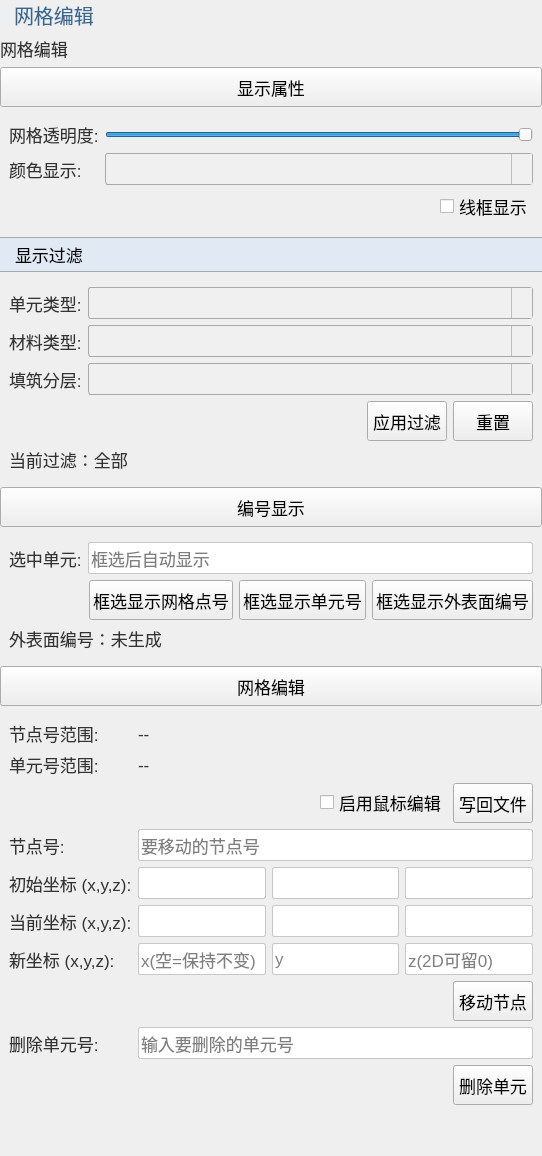
<?xml version="1.0" encoding="UTF-8"?>
<ui version="4.0">
 <class>GridEditingWidget</class>
 <widget class="QWidget" name="GridEditingWidget">
  <property name="geometry">
   <rect>
    <x>0</x>
    <y>0</y>
    <width>542</width>
    <height>1156</height>
   </rect>
  </property>
  <property name="windowTitle">
   <string>网格编辑</string>
  </property>
  <property name="styleSheet">
   <string notr="true">QWidget{
font-family: &quot;Microsoft YaHei&quot;, &quot;微软雅黑&quot;;
}
QPushButton {
    font-size: 17px;
    min-height: 32px;
}
QPushButton#pushButton {
    background-color: rgb(224, 233, 244);
    border-width: 1px;
    border-color: rgb(121, 121, 121);
    border-style: solid;
    min-height: 33px;
    border-top: 1px solid rgb(169, 169, 169);
    border-bottom: 1px solid rgb(169, 169, 169);
    border-left: none;
    border-right: none;
    text-align: left;
    padding-left: 15px;
    font-size: 17px;
}
QLabel {
    font-size: 17px;
    color: rgb(51, 51, 51);
}
QLabel#pageNameLabel {
    font-size: 20px;
    padding-left: 9px;
    color: rgb(53, 103, 147);
}
QLineEdit, QTextEdit, QPlainTextEdit, QSpinBox, QDoubleSpinBox, QDateTimeEdit {
    border: 1px solid rgb(200, 200, 200);
    border-radius: 2px;
    font-size: 17px;
    min-height: 30px;
}
QLineEdit:focus, QTextEdit:focus, QPlainTextEdit:focus,
QSpinBox:focus, QDoubleSpinBox:focus, QDateTimeEdit:focus {
    border-color: rgb(100, 100, 255);
    outline: none;
}
QComboBox {
    font-size: 17px;
    color: rgb(51, 51, 51);
    padding-left: 6px;
    background: rgb(240, 240, 240);
    border: 1px solid rgb(169, 169, 169);
    border-radius: 3px;
    min-height: 30px;
}
QComboBox::drop-down {
    subcontrol-origin: padding;
    subcontrol-position: top right;
    width: 20px;
    background: rgb(240, 240, 240);
    border-left: 1px solid rgb(190, 190, 190);
}
QComboBox::down-arrow {
    image: url(:/resources/arrow_down_drawn.svg);
    width: 12px;
    height: 12px;
}
QSpinBox::up-button, QDoubleSpinBox::up-button {
    subcontrol-origin: border;
    subcontrol-position: top right;
    width: 18px;
    border-left: 1px solid rgb(190, 190, 190);
    border-bottom: 1px solid rgb(210, 210, 210);
    background: rgb(240, 240, 240);
}
QSpinBox::down-button, QDoubleSpinBox::down-button {
    subcontrol-origin: border;
    subcontrol-position: bottom right;
    width: 18px;
    border-left: 1px solid rgb(190, 190, 190);
    background: rgb(240, 240, 240);
}
QSpinBox::up-arrow, QDoubleSpinBox::up-arrow {
    image: url(:/resources/arrow_up_drawn.svg);
    width: 10px;
    height: 10px;
}
QSpinBox::down-arrow, QDoubleSpinBox::down-arrow {
    image: url(:/resources/arrow_down_drawn.svg);
    width: 10px;
    height: 10px;
}
QRadioButton, QCheckBox, QGroupBox {
    font-size: 17px;
}
QTableWidget, QTreeWidget, QListWidget {
    font-size: 16px;
    gridline-color: rgb(210, 210, 210);
}

</string>
  </property>
  <layout class="QVBoxLayout" name="verticalLayout">
   <property name="leftMargin">
    <number>0</number>
   </property>
   <property name="topMargin">
    <number>0</number>
   </property>
   <property name="rightMargin">
    <number>0</number>
   </property>
   <property name="bottomMargin">
    <number>0</number>
   </property>
   <item>
    <widget class="QLabel" name="pageNameLabel">
     <property name="text">
      <string>网格编辑</string>
     </property>
    </widget>
   </item>
   <item>
    <widget class="QLabel" name="label">
     <property name="text">
      <string>网格编辑</string>
     </property>
    </widget>
   </item>
   <item>
    <widget class="QPushButton" name="pushButton_2">
     <property name="text">
      <string>显示属性</string>
     </property>
    </widget>
   </item>
   <item>
    <widget class="QWidget" name="widget_3" native="true">
     <layout class="QGridLayout" name="gridLayout_3">
      <item row="0" column="0">
       <widget class="QLabel" name="labelOpacity">
        <property name="text">
         <string>网格透明度:</string>
        </property>
       </widget>
      </item>
      <item row="0" column="1">
       <widget class="QSlider" name="horizontalSliderOpacity">
        <property name="minimum">
         <number>10</number>
        </property>
        <property name="maximum">
         <number>100</number>
        </property>
        <property name="value">
         <number>100</number>
        </property>
        <property name="orientation">
         <enum>Qt::Orientation::Horizontal</enum>
        </property>
       </widget>
      </item>
      <item row="1" column="0">
       <widget class="QLabel" name="labelColorMode">
        <property name="text">
         <string>颜色显示:</string>
        </property>
       </widget>
      </item>
      <item row="1" column="1">
       <widget class="QComboBox" name="comboBoxColorMode"/>
      </item>
      <item row="2" column="0" colspan="2">
       <layout class="QHBoxLayout" name="horizontalLayout_3">
        <item>
         <spacer name="horizontalSpacerPicking">
          <property name="orientation">
           <enum>Qt::Orientation::Horizontal</enum>
          </property>
          <property name="sizeHint" stdset="0">
           <size>
            <width>40</width>
            <height>20</height>
           </size>
          </property>
         </spacer>
        </item>
        <item>
         <widget class="QCheckBox" name="checkBoxShowInternalGrid">
          <property name="text">
           <string>线框显示</string>
          </property>
         </widget>
        </item>
       </layout>
      </item>
     </layout>
    </widget>
   </item>
   <item>
    <widget class="QPushButton" name="pushButton">
     <property name="text">
      <string>显示过滤</string>
     </property>
    </widget>
   </item>
   <item>
    <widget class="QWidget" name="widget_2" native="true">
     <layout class="QGridLayout" name="gridLayout_2">
      <item row="2" column="1">
       <widget class="QComboBox" name="comboBoxLayer">
        <property name="editable">
         <bool>false</bool>
        </property>
       </widget>
      </item>
      <item row="1" column="0">
       <widget class="QLabel" name="labelMatypeFilter">
        <property name="sizePolicy">
         <sizepolicy hsizetype="Fixed" vsizetype="Preferred">
          <horstretch>0</horstretch>
          <verstretch>0</verstretch>
         </sizepolicy>
        </property>
        <property name="text">
         <string>材料类型:</string>
        </property>
       </widget>
      </item>
      <item row="2" column="0">
       <widget class="QLabel" name="labelLayerFilter">
        <property name="sizePolicy">
         <sizepolicy hsizetype="Fixed" vsizetype="Preferred">
          <horstretch>0</horstretch>
          <verstretch>0</verstretch>
         </sizepolicy>
        </property>
        <property name="text">
         <string>填筑分层:</string>
        </property>
       </widget>
      </item>
      <item row="0" column="1">
       <widget class="QComboBox" name="comboBoxKetype">
        <property name="editable">
         <bool>false</bool>
        </property>
       </widget>
      </item>
      <item row="1" column="1">
       <widget class="QComboBox" name="comboBoxMatype">
        <property name="editable">
         <bool>false</bool>
        </property>
       </widget>
      </item>
      <item row="0" column="0">
       <widget class="QLabel" name="labelKetypeFilter">
        <property name="text">
         <string>单元类型:</string>
        </property>
       </widget>
      </item>
      <item row="3" column="0" colspan="2">
       <layout class="QHBoxLayout" name="horizontalLayout_2">
        <item>
         <spacer name="horizontalSpacer">
          <property name="orientation">
           <enum>Qt::Orientation::Horizontal</enum>
          </property>
          <property name="sizeHint" stdset="0">
           <size>
            <width>40</width>
            <height>20</height>
           </size>
          </property>
         </spacer>
        </item>
        <item>
         <widget class="QPushButton" name="pushButtonApplyFilter">
          <property name="text">
           <string>应用过滤</string>
          </property>
         </widget>
        </item>
        <item>
         <widget class="QPushButton" name="pushButtonResetFilter">
          <property name="text">
           <string>重置</string>
          </property>
         </widget>
        </item>
       </layout>
      </item>
      <item row="4" column="0" colspan="2">
       <widget class="QLabel" name="labelFilterSummary">
        <property name="text">
         <string>当前过滤：全部</string>
        </property>
        <property name="wordWrap">
         <bool>true</bool>
        </property>
       </widget>
      </item>
     </layout>
    </widget>
   </item>
   <item>
    <widget class="QPushButton" name="pushButton_4">
     <property name="text">
      <string>编号显示</string>
     </property>
    </widget>
   </item>
   <item>
    <widget class="QWidget" name="widget_4" native="true">
     <layout class="QGridLayout" name="gridLayout_4">
      <item row="0" column="1">
       <widget class="QLineEdit" name="lineEditElemIdForLabels">
        <property name="readOnly">
         <bool>true</bool>
        </property>
        <property name="placeholderText">
         <string>框选后自动显示</string>
        </property>
       </widget>
      </item>
      <item row="0" column="0">
       <widget class="QLabel" name="labelElemForLabels">
        <property name="text">
         <string>选中单元:</string>
        </property>
       </widget>
      </item>
      <item row="1" column="0" colspan="2">
       <layout class="QHBoxLayout" name="horizontalLayout_4">
        <item>
         <spacer name="horizontalSpacer_2">
          <property name="orientation">
           <enum>Qt::Orientation::Horizontal</enum>
          </property>
          <property name="sizeHint" stdset="0">
           <size>
            <width>40</width>
            <height>20</height>
           </size>
          </property>
         </spacer>
        </item>
        <item>
         <widget class="QPushButton" name="pushButtonShowNodeLabels">
          <property name="text">
           <string>框选显示网格点号</string>
          </property>
         </widget>
        </item>
        <item>
         <widget class="QPushButton" name="pushButtonShowElemLabel">
          <property name="text">
           <string>框选显示单元号</string>
          </property>
         </widget>
        </item>
        <item>
         <widget class="QPushButton" name="pushButtonShowSurfaceLabels">
          <property name="text">
           <string>框选显示外表面编号</string>
          </property>
         </widget>
        </item>
       </layout>
      </item>
      <item row="2" column="0" colspan="2">
       <widget class="QLabel" name="labelSurfaceLabelSummary">
        <property name="text">
         <string>外表面编号：未生成</string>
        </property>
       </widget>
      </item>
     </layout>
    </widget>
   </item>
   <item>
    <widget class="QPushButton" name="pushButton_3">
     <property name="text">
      <string>网格编辑</string>
     </property>
    </widget>
   </item>
   <item>
    <widget class="QWidget" name="widget" native="true">
     <layout class="QGridLayout" name="gridLayout">
      <item row="1" column="0">
       <widget class="QLabel" name="labelElemRangeTitle">
        <property name="text">
         <string>单元号范围:</string>
        </property>
       </widget>
      </item>
      <item row="4" column="1">
       <layout class="QHBoxLayout" name="horizontalLayoutNodeCoord0">
        <item>
         <widget class="QLineEdit" name="lineEditNodeX0">
          <property name="readOnly">
           <bool>true</bool>
          </property>
         </widget>
        </item>
        <item>
         <widget class="QLineEdit" name="lineEditNodeY0">
          <property name="readOnly">
           <bool>true</bool>
          </property>
         </widget>
        </item>
        <item>
         <widget class="QLineEdit" name="lineEditNodeZ0">
          <property name="readOnly">
           <bool>true</bool>
          </property>
         </widget>
        </item>
       </layout>
      </item>
      <item row="3" column="0">
       <widget class="QLabel" name="labelMoveNodeId">
        <property name="text">
         <string>节点号:</string>
        </property>
       </widget>
      </item>
      <item row="9" column="1">
       <widget class="QLineEdit" name="lineEditDeleteElemId">
        <property name="placeholderText">
         <string>输入要删除的单元号</string>
        </property>
       </widget>
      </item>
      <item row="9" column="0">
       <widget class="QLabel" name="labelDeleteElem">
        <property name="text">
         <string>删除单元号:</string>
        </property>
       </widget>
      </item>
      <item row="3" column="1">
       <widget class="QLineEdit" name="lineEditMoveNodeId">
        <property name="placeholderText">
         <string>要移动的节点号</string>
        </property>
       </widget>
      </item>
      <item row="4" column="0">
       <widget class="QLabel" name="labelNodeCoord0">
        <property name="text">
         <string>初始坐标 (x,y,z):</string>
        </property>
       </widget>
      </item>
      <item row="6" column="1">
       <layout class="QHBoxLayout" name="horizontalLayoutNewCoord">
        <item>
         <widget class="QLineEdit" name="lineEditNewX">
          <property name="placeholderText">
           <string>x(空=保持不变)</string>
          </property>
         </widget>
        </item>
        <item>
         <widget class="QLineEdit" name="lineEditNewY">
          <property name="placeholderText">
           <string>y</string>
          </property>
         </widget>
        </item>
        <item>
         <widget class="QLineEdit" name="lineEditNewZ">
          <property name="placeholderText">
           <string>z(2D可留0)</string>
          </property>
         </widget>
        </item>
       </layout>
      </item>
      <item row="2" column="0" colspan="2">
       <layout class="QHBoxLayout" name="horizontalLayout">
        <item>
         <spacer name="horizontalSpacerDisplay">
          <property name="orientation">
           <enum>Qt::Orientation::Horizontal</enum>
          </property>
          <property name="sizeHint" stdset="0">
           <size>
            <width>40</width>
            <height>20</height>
           </size>
          </property>
         </spacer>
        </item>
        <item>
         <widget class="QCheckBox" name="checkBoxEnablePicking">
          <property name="text">
           <string>启用鼠标编辑</string>
          </property>
         </widget>
        </item>
        <item>
         <widget class="QPushButton" name="pushButtonSave">
          <property name="text">
           <string>写回文件</string>
          </property>
         </widget>
        </item>
       </layout>
      </item>
      <item row="5" column="1">
       <layout class="QHBoxLayout" name="horizontalLayoutNodeCoordCur">
        <item>
         <widget class="QLineEdit" name="lineEditNodeXCur">
          <property name="readOnly">
           <bool>true</bool>
          </property>
         </widget>
        </item>
        <item>
         <widget class="QLineEdit" name="lineEditNodeYCur">
          <property name="readOnly">
           <bool>true</bool>
          </property>
         </widget>
        </item>
        <item>
         <widget class="QLineEdit" name="lineEditNodeZCur">
          <property name="readOnly">
           <bool>true</bool>
          </property>
         </widget>
        </item>
       </layout>
      </item>
      <item row="8" column="0" colspan="2">
       <layout class="QHBoxLayout" name="horizontalLayout_6">
        <item>
         <spacer name="horizontalSpacer_3">
          <property name="orientation">
           <enum>Qt::Orientation::Horizontal</enum>
          </property>
          <property name="sizeHint" stdset="0">
           <size>
            <width>40</width>
            <height>20</height>
           </size>
          </property>
         </spacer>
        </item>
        <item>
         <widget class="QPushButton" name="pushButtonMoveNode">
          <property name="text">
           <string>移动节点</string>
          </property>
         </widget>
        </item>
       </layout>
      </item>
      <item row="5" column="0">
       <widget class="QLabel" name="labelNodeCoordCur">
        <property name="text">
         <string>当前坐标 (x,y,z):</string>
        </property>
       </widget>
      </item>
      <item row="0" column="0">
       <widget class="QLabel" name="labelNodeRangeTitle">
        <property name="text">
         <string>节点号范围:</string>
        </property>
       </widget>
      </item>
      <item row="0" column="1">
       <widget class="QLabel" name="labelNodeRangeValue">
        <property name="text">
         <string>--</string>
        </property>
       </widget>
      </item>
      <item row="10" column="0" colspan="2">
       <layout class="QHBoxLayout" name="horizontalLayout_5">
        <item>
         <spacer name="horizontalSpacer_4">
          <property name="orientation">
           <enum>Qt::Orientation::Horizontal</enum>
          </property>
          <property name="sizeHint" stdset="0">
           <size>
            <width>40</width>
            <height>20</height>
           </size>
          </property>
         </spacer>
        </item>
        <item>
         <widget class="QPushButton" name="pushButtonDeleteElem">
          <property name="text">
           <string>删除单元</string>
          </property>
         </widget>
        </item>
       </layout>
      </item>
      <item row="1" column="1">
       <widget class="QLabel" name="labelElemRangeValue">
        <property name="text">
         <string>--</string>
        </property>
       </widget>
      </item>
      <item row="6" column="0">
       <widget class="QLabel" name="labelNewCoord">
        <property name="text">
         <string>新坐标 (x,y,z):</string>
        </property>
       </widget>
      </item>
     </layout>
    </widget>
   </item>
   <item>
    <spacer name="verticalSpacer">
     <property name="orientation">
      <enum>Qt::Orientation::Vertical</enum>
     </property>
     <property name="sizeHint" stdset="0">
      <size>
       <width>20</width>
       <height>40</height>
      </size>
     </property>
    </spacer>
   </item>
  </layout>
 </widget>
 <resources/>
 <connections/>
</ui>
